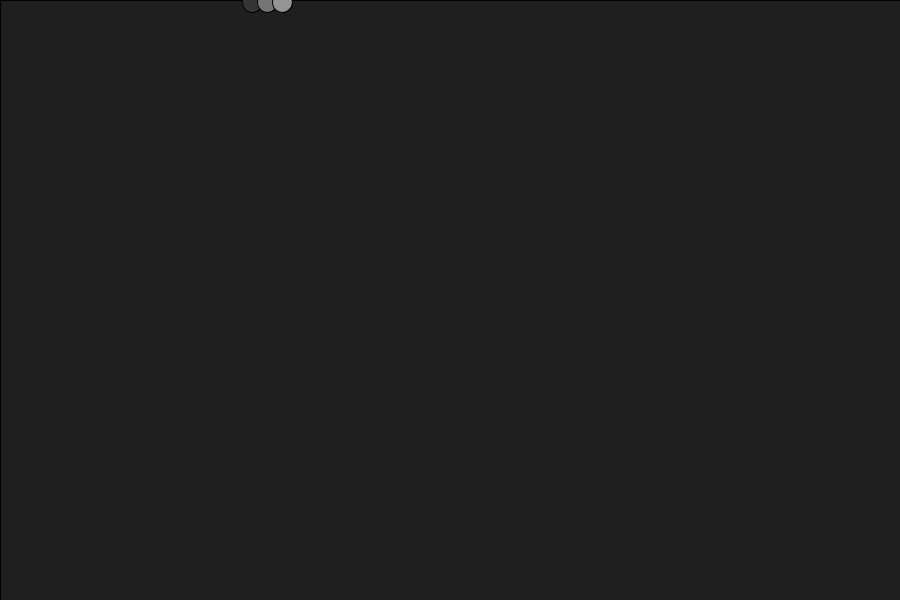
Frame 1 (no input)
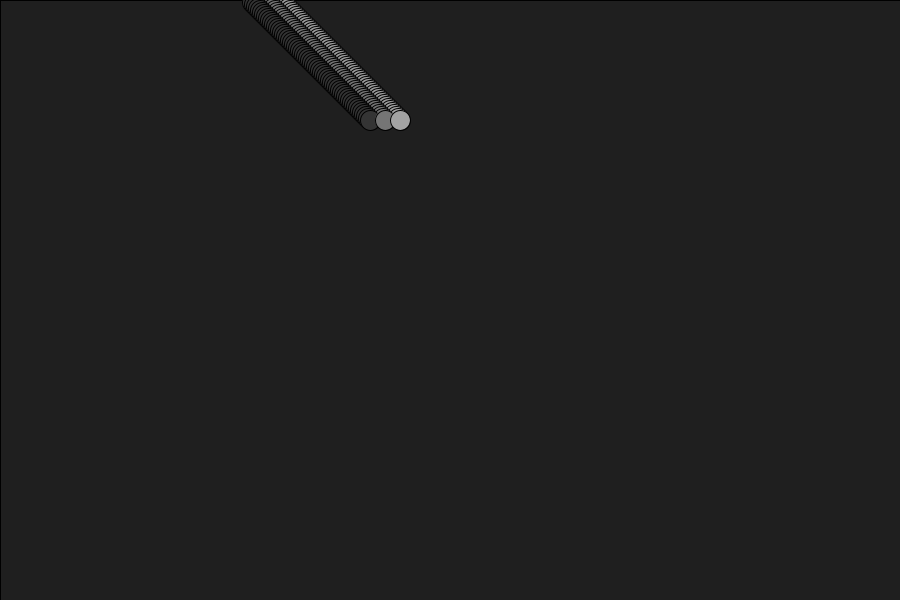
Frame 60 (the mouse pressed at the canvas centre just before this capture)
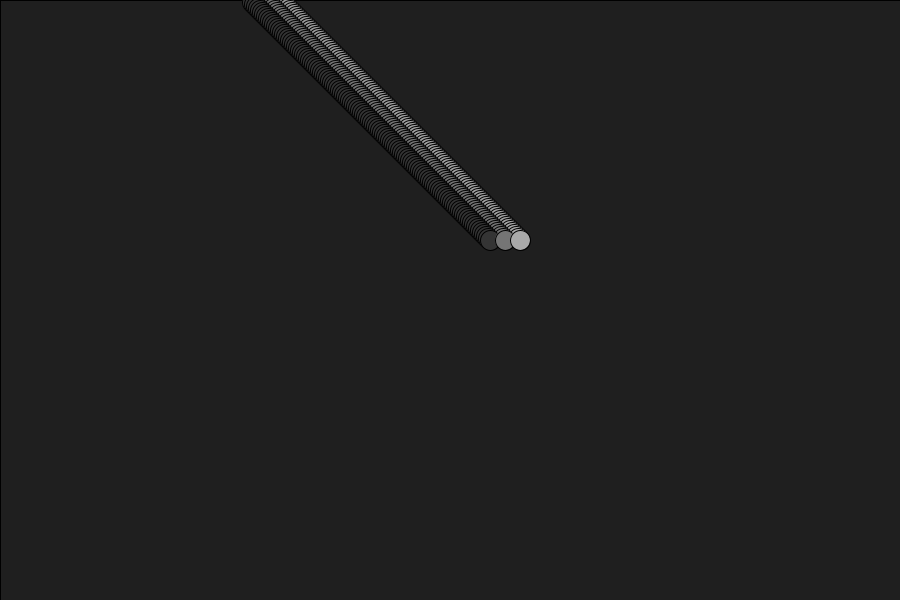
Frame 120 (the mouse held since frame 60 and released just before this capture)

The Processing sketch that drew these frames (run headless with seeded random() and noise(); from frame 60 on, the mouse is pressed at the canvas centre):

// Processing sketch: processing_50714
// ── processing_50714.pde

int ellipsePath;
int direction;
int ydirection;
int yellipsePath;

//lets set colors to change for time of day!
//lets introduce 

void setup(){
  size(900,600);
  smooth();
  background(0);
  //noStroke();
  fill(80,100);
  rect(0,0,900,600);
  //fill(direction-700,ydirection-400,ellipsePath-700);
  ellipsePath=250;
  direction = 2;
  ydirection =2;
  yellipsePath=0;
  //println( x + + y );
  //more crosses? y value diff from x
  //more layers viewable? increase size, or decrease size of ellipse
  //try running with no fill
   
}

void draw(){
  ellipsePath+=direction; //ellipsePath = ellipsePath + direction
  yellipsePath+=ydirection;
  if(ellipsePath > 900){
    direction= -2;
  }
  if(ellipsePath<0){
    direction=+2;
  }
  if(yellipsePath<0){
    ydirection=+2;
  }
  if(yellipsePath>600){
    ydirection=-2;
  }
  
  fill(hour()*13);
  ellipse(ellipsePath, yellipsePath, 20, 20);
  fill(minute()*6.5);
  ellipse(ellipsePath+15, yellipsePath, 20, 20);
  fill(second()*6.5);
  ellipse(ellipsePath+30, yellipsePath, 20, 20);
  
  
}
